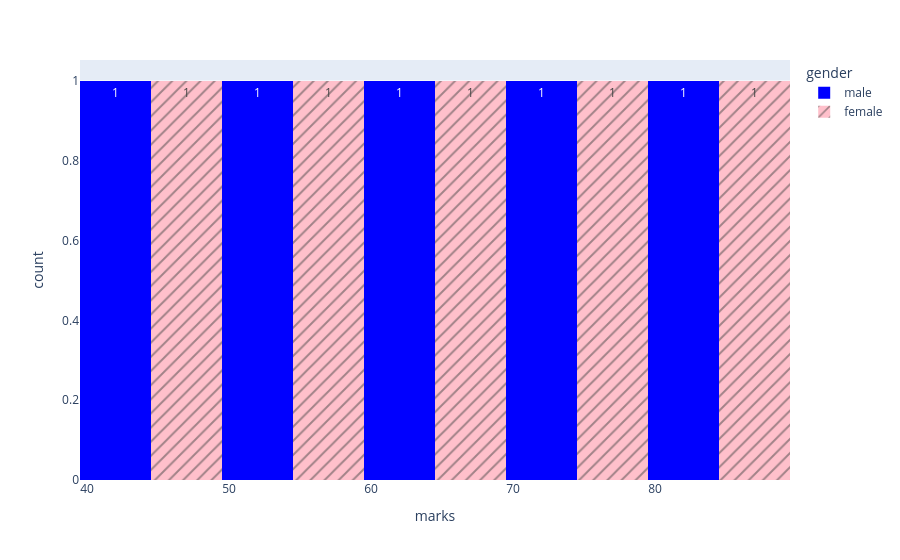

Notebook cell for this chart:
### Code cell
data = {
    'marks' : [40,45,50,55,60,65,70,75,80,85],
    'gender' : ['male' , 'female' , 'male' , 'female' , 'male' , 'female' , 'male' , 'female' , 'male' , 'female']
}

df = pd.DataFrame(data)
fig = px.histogram(df , x='marks' , nbins=10 , color='gender' , histfunc='count' , pattern_shape='gender' , text_auto=True , color_discrete_map={'male' : 'blue' ,'female' : 'pink' })
fig.show()

### Figure 1 — Plotly figure (JSON) as saved in the notebook; plotly's stock layout.template omitted (floating-point values rounded to 4 significant figures)
{"data": [{"bingroup": "x", "histfunc": "count", "hovertemplate": "gender=male<br>marks=%{x}<br>count=%{y}<extra></extra>", "legendgroup": "male", "marker": {"color": "blue", "pattern": {"shape": ""}}, "name": "male", "nbinsx": 10, "orientation": "v", "showlegend": true, "texttemplate": "%{value}", "type": "histogram", "x": [40, 50, 60, 70, 80], "xaxis": "x", "yaxis": "y"}, {"bingroup": "x", "histfunc": "count", "hovertemplate": "gender=female<br>marks=%{x}<br>count=%{y}<extra></extra>", "legendgroup": "female", "marker": {"color": "pink", "pattern": {"shape": "/"}}, "name": "female", "nbinsx": 10, "orientation": "v", "showlegend": true, "texttemplate": "%{value}", "type": "histogram", "x": [45, 55, 65, 75, 85], "xaxis": "x", "yaxis": "y"}], "layout": {"barmode": "relative", "legend": {"title": {"text": "gender"}, "tracegroupgap": 0}, "margin": {"t": 60}, "xaxis": {"anchor": "y", "domain": [0, 1], "title": {"text": "marks"}}, "yaxis": {"anchor": "x", "domain": [0, 1], "title": {"text": "count"}}}}
